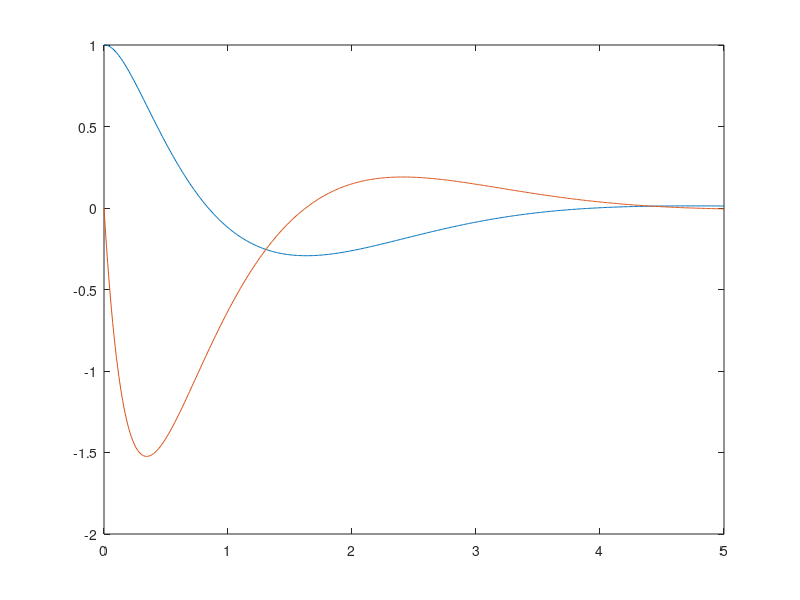

Source code (MATLAB):
clear

% 状態空間表現
m = 0.1;
d = 0.01;
L = 0.1;
I = (1/3)*m*L^2;

A = [0 1; 0 -d/I];
B = [0; 1/I];
C = [1 0];
D = 0;

u = 0;
x0 = [1; 0];
x = x0;
v = [0; 0];

% 拡大系
Ab = [A zeros(2, 1); -C 0];
Bb = [B; 0];

% 可制御性
Uc = [Bb Ab*Bb Ab^2*Bb];
det(Uc)

% ゲインを求める
p = [-5 -1+1i -1-1i];
K = place(Ab, Bb, p);
F = [K(1) K(2)];
k = -K(3);

% シミュレーション
dt = 0.01;
t = 0 : dt : 5;
z = 0;
r = 0;

x1 = [];
x2 = [];
for n = t
    dxb = Ab * [x; z] + Bb * u + [v; r];
    x = x + dxb(1:2, 1) * dt;
    z = z + dxb(3) * dt;
    u = -F*x + k*z;
    
    x1 = [x1 x(1)];
    x2 = [x2 x(2)];

end

plot(t, x1, t, x2)
